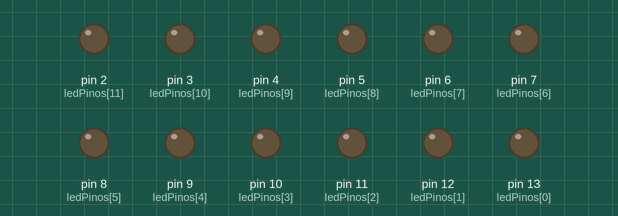
Simulated run of this sketch. Board: Arduino Uno, built with avr-gcc and run on an emulated ATmega328P. Parts: output pins drawn as LEDs (lit = HIGH).

Above: at 0.05 s.
At 0.35 s:
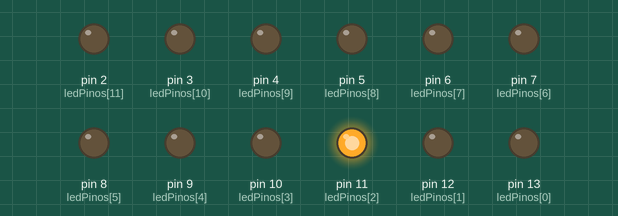
At 0.75 s:
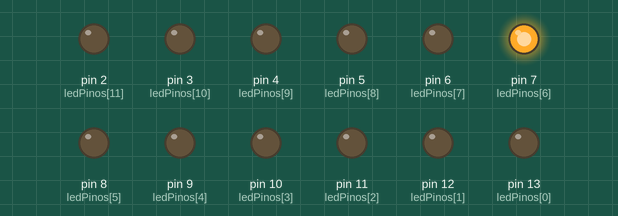
At 1.45 s:
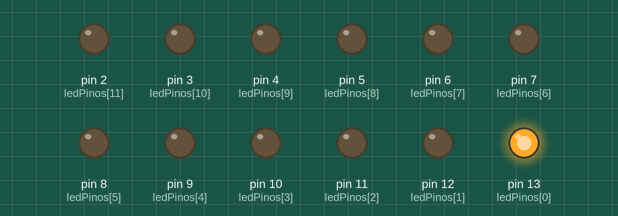
At 2.15 s:
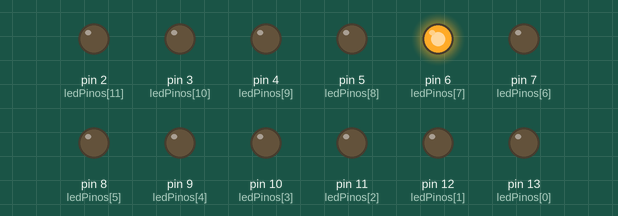
At 2.85 s:
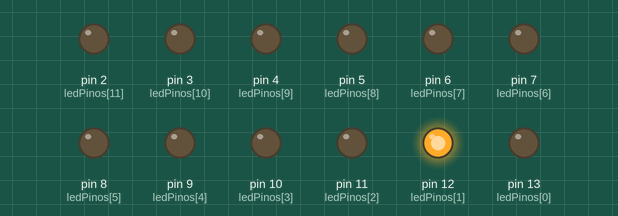
Timing chart, 0 to 3.1 s (numbered marks = the images above):
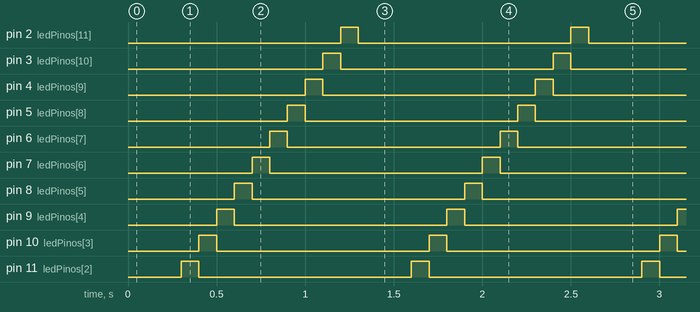

The sketch:

Aula03Leds.ino
```cpp
// Simulação no tinkercad

// Define os pinos dos LEDs
const int ledPinos[] = {13, 12, 11, 10, 9, 8, 7, 6, 5, 4, 3, 2};
const int numLEDs = 12;

void setup() {
  // Configura os pinos dos LEDs como saída
  for (int i = 0; i < numLEDs; i++) {
    pinMode(ledPinos[i], OUTPUT);
  }
}

void loop() {
  // Faz os LEDs acenderem um por um
  delay(100);
  for (int i = 0; i < numLEDs; i++) {
    digitalWrite(ledPinos[i], HIGH); // Liga o LED
    delay(100); // Espera um pouco
    digitalWrite(ledPinos[i], LOW); // Desliga o LED
  }
}
```

Measured:
- by itself, pin 2 (ledPinos[11]), pin 3 (ledPinos[10]), pin 4 (ledPinos[9]), pin 5 (ledPinos[8]), pin 6 (ledPinos[7]), pin 7 (ledPinos[6]), pin 8 (ledPinos[5]), pin 9 (ledPinos[4]), pin 10 (ledPinos[3]), pin 11 (ledPinos[2]), pin 12 (ledPinos[1]), pin 13 (ledPinos[0]): alternates HIGH for 0.10 s and LOW for 1.2 s
- by itself, everything shown: repeats every 1.3 s, in 13 steps
